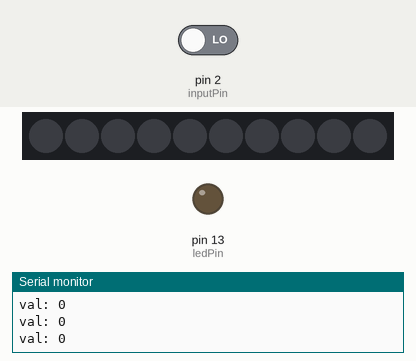
Simulated run of this sketch. Board: Arduino Uno, built with avr-gcc and run on an emulated ATmega328P. On the bench: 10 RGB LEDs in strip order, left to right, output pins drawn as LEDs (lit = HIGH), the last lines printed to the serial monitor. Inputs (shaded band) come from the test bench; at power-on: pin 2 (inputPin) LOW. Random numbers use the default seed unless the sketch sets one.

Above: at 1.8 s.
1.9 s: pin 2 (inputPin) driven HIGH
At 3.9 s:
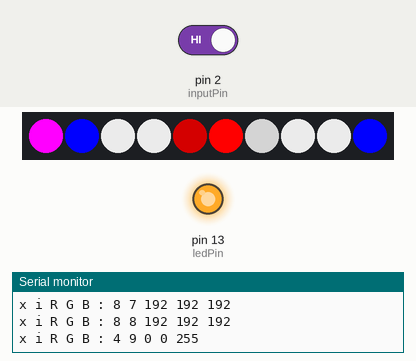
At 4.79 s:
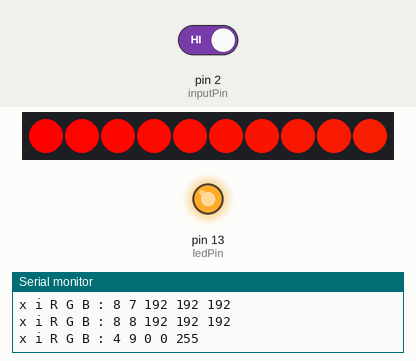
Timing chart, 0 to 6.3 s (numbered marks = the images above; inputs shaded):
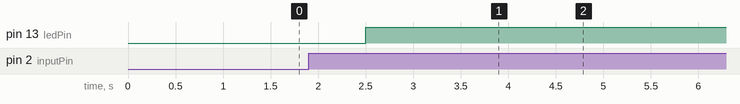

Measured:
- after the input at 1.9 s, pin 13 (ledPin): LOW → HIGH after 0.60 s; the LEDs: change after 0.83 s (image 1)
- what the display in image 1 shows lasts 2.0 s, from 2.7 s to 4.7 s

The sketch:

pirsensor.ino
```cpp
/*
* PIR sensor tester
*/
#include <Adafruit_NeoPixel.h>
#ifdef __AVR__
#include <avr/power.h>
#endif

#define PIN 6

int ledPin = 13; // Choose the pin for the LED
int inputPin = 2; // Choose the  input pin (for PIR sensor)
int pirState = LOW; // we start, assuming no motion detected
int val = 0; // variable for reading the pin status


Adafruit_NeoPixel strip = Adafruit_NeoPixel(10, PIN, NEO_GRB + NEO_KHZ800);

int colorMatrix[16][3] = {
	{ 0,0,0 },
	{ 255,255,255 },
	{ 255,0,0 },
	{ 0,255,0 },
	{ 0,0,255 },
	{ 255,255,0 },
	{ 0,255,255 },
	{ 255,0,255 },
	{ 192,192,192 },
	{ 128,128,128 },
	{ 128,0,0 },
	{ 128,128,0 },
	{ 0,128,0 },
	{ 128,0,128 },
	{ 0,128,128 },
	{ 0,0,128 }
};


void setup() {
	// put your setup code here, to run once:
	pinMode(ledPin, OUTPUT); // declare LED as output
	pinMode(inputPin, INPUT); // declare sensor as input
	Serial.begin(9600);
	strip.begin();
	strip.show();
}

void loop() {
	// put your main code here, to run repeatedly:
	val = digitalRead(inputPin); // read the INPUT value
	delay(500);
	Serial.println("");
	Serial.print("val: ");
	Serial.println(val);
	if (val == HIGH) {
		digitalWrite(ledPin, HIGH); // turn LED on
		colorWipeLaw(2000);
		rainbow(5000);

		delay(500);


		if (pirState == LOW) {
			// we have just turned on
			Serial.println("Motion detected");
			// we only want to print on the output change, not state
			pirState = HIGH;

		}
	}
	else {
		digitalWrite(ledPin, LOW); // turn LED off
		if (pirState == HIGH) {
			turnLedOff();
			// we have just turned off
			Serial.println("Motion ended!");
			// we only want to print on the output, not state
			pirState = LOW;
			delay(500);
		}

	}


}

void colorWipeLaw(uint16_t wait) {
	uint32_t c;
	int32_t r;
	int32_t g;
	int32_t b;
	int x;
	for (uint16_t i = 0; i<strip.numPixels(); i++) {
		x = random(0, 15);

		r = colorMatrix[x][0];
		g = colorMatrix[x][1];
		b = colorMatrix[x][2];

		Serial.print("x i R G B : ");
		Serial.print(x);
		Serial.print(" ");
		Serial.print(i);
		Serial.print(" ");
		Serial.print(r);
		Serial.print(" ");
		Serial.print(g);
		Serial.print(" ");
		Serial.print(b);
		Serial.println("");
		c = strip.Color(r, g, b);
		strip.setPixelColor(i, c);

	}
	strip.show();
	delay(wait);


}
void turnLedOff() {
	for (uint16_t i = 0; i<strip.numPixels(); i++) {
		strip.setPixelColor(i, 0);
	}
	strip.show();
	delay(500);
}

void rainbow(uint8_t wait) {
	uint16_t i, j;

	for (j = 0; j<256; j++) {
		for (i = 0; i<strip.numPixels(); i++) {
			strip.setPixelColor(i, Wheel((i + j) & 255));
		}
		strip.show();
		delay(wait);
	}
}


uint32_t Wheel(byte WheelPos) {
	WheelPos = 255 - WheelPos;
	if (WheelPos < 85) {
		return strip.Color(255 - WheelPos * 3, 0, WheelPos * 3);
	}
	if (WheelPos < 170) {
		WheelPos -= 85;
		return strip.Color(0, WheelPos * 3, 255 - WheelPos * 3);
	}
	WheelPos -= 170;
	return strip.Color(WheelPos * 3, 255 - WheelPos * 3, 0);
}
```
